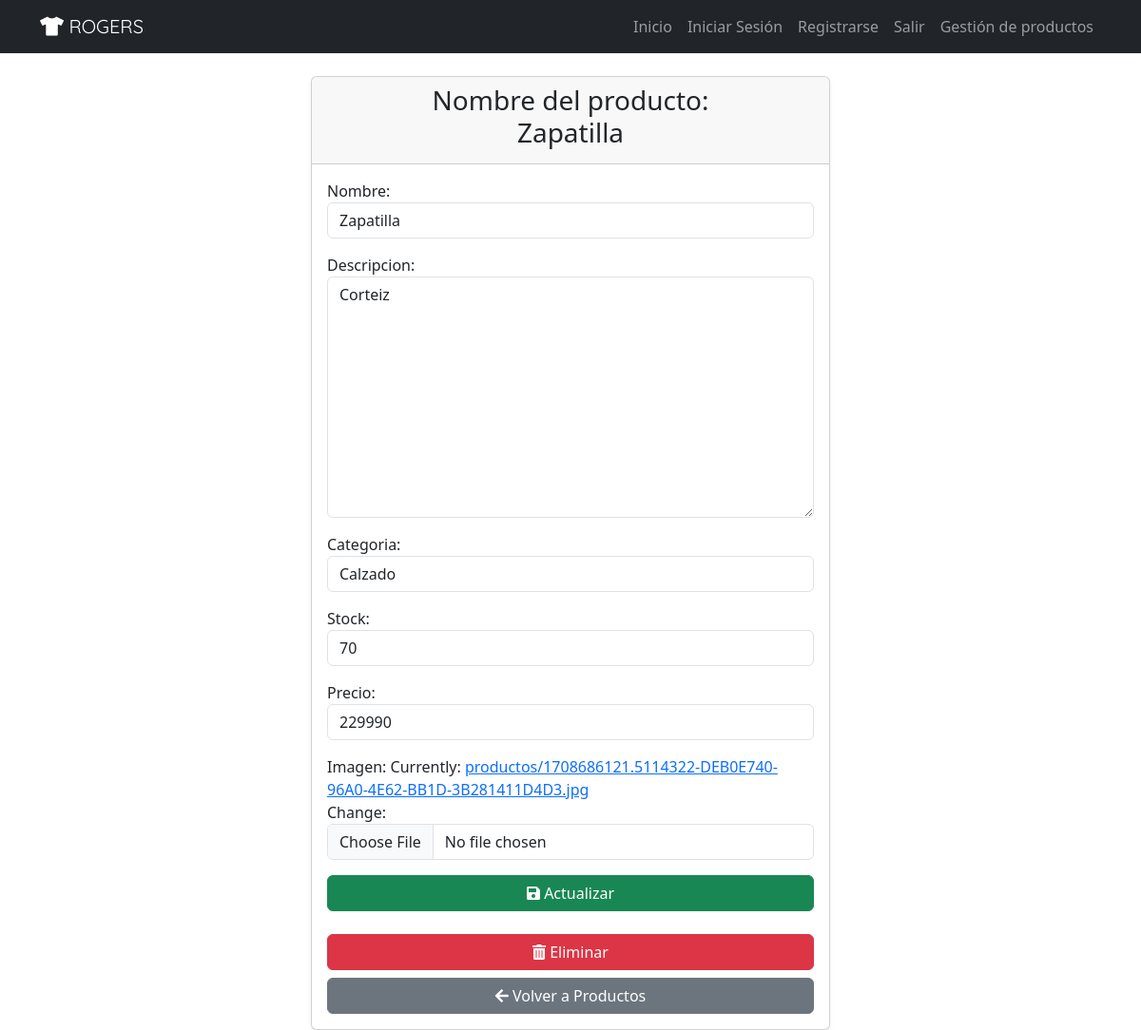
/productos/6/ (signed in), run on the app's committed database.
### tasks/models.py (models this page shows, shortened)
class Productos(models.Model):
    nombre = models.CharField(max_length=100)
    descripcion = models.TextField(blank=True)
    categoria = models.CharField(max_length=50, default="General")
    stock = models.IntegerField(default=0)
    precio = models.IntegerField(default=0, validators=[MinValueValidator(1)])
    imagen = models.ImageField(upload_to='productos', null=True)
    user = models.ForeignKey(User, on_delete=models.PROTECT)

### tasks/views.py (the view, shortened to what this page needs)
# urls.py: path('productos/<int:producto_id>/', views.detalleProd, name='detalleProd'),
@login_required
def detalleProd(request, producto_id):
    if request.user.username != "admin":
        return redirect('home')
    if request.method == 'GET':
        producto = get_object_or_404(Productos, pk=producto_id)
        form = ProductoForm(instance=producto)
        return render(request, 'detalleProd.html', {'producto': producto, 'form': form})

### tasks/forms.py
class ProductoForm(forms.ModelForm):
    class Meta:
        model = Productos
        fields = ['nombre', 'descripcion', 'categoria', 'stock', 'precio', 'imagen']
        widgets = {
            'nombre' : forms.TextInput(attrs={'class': 'form-control', 'placeholder': 'Ingrese el nombre del producto...'}),
            'descripcion': forms.Textarea(attrs={'class': 'form-control', 'placeholder': 'Ingrese la descripción del producto...'}),
            'categoria': forms.TextInput(attrs={'class': 'form-control', 'placeholder': 'Ingrese la categoría del producto...'}),
            'stock': forms.NumberInput(attrs={'class': 'form-control', 'placeholder': 'Ingrese la cantidad en stock...'}),
            'precio': forms.NumberInput(attrs={'class': 'form-control', 'placeholder': 'Ingrese el precio del producto...'}),
            'imagen': forms.ClearableFileInput(attrs={'class': 'form-control'})
        }

### tasks/templates/detalleProd.html (shortened to what this page needs)
{% extends 'base.html' %}
{% block content %}
<main class="container">
    <div class="row justify-content-center">
        <div class="col-md-6 mt-4">
            <div class="card shadow-sm">
                <div class="card-header text-center">
                    <h3>Nombre del producto: <br> {{ producto.nombre }}</h3>
                </div>
                <div class="card-body">
                    <form method="POST" enctype="multipart/form-data" class="mb-3">
                        {{ form.as_p }}
                        <button type="submit" class="btn btn-success w-100 mb-2">
                            <i class="fas fa-save"></i> Actualizar
                        </button>
                    </form>
                    <form action="{% url 'eliminarProd' producto.id %}" method="POST" onsubmit="return confirm('¿Estás seguro de que deseas eliminar este producto?');">
                        <button type="submit" class="btn btn-danger w-100 mb-2">
                            <i class="fas fa-trash-alt"></i> Eliminar
                        </button>
                    </form>
                    <a href="{% url 'productos' %}" class="btn btn-secondary w-100">
                        <i class="fas fa-arrow-left"></i> Volver a Productos
                    </a>
                </div>
            </div>
        </div>
    </div>
</main>
{% endblock %}

### data on the page
Productos: nombre "Zapatilla", descripcion "Corteiz", categoria "Calzado", stock "70", precio "229990"
